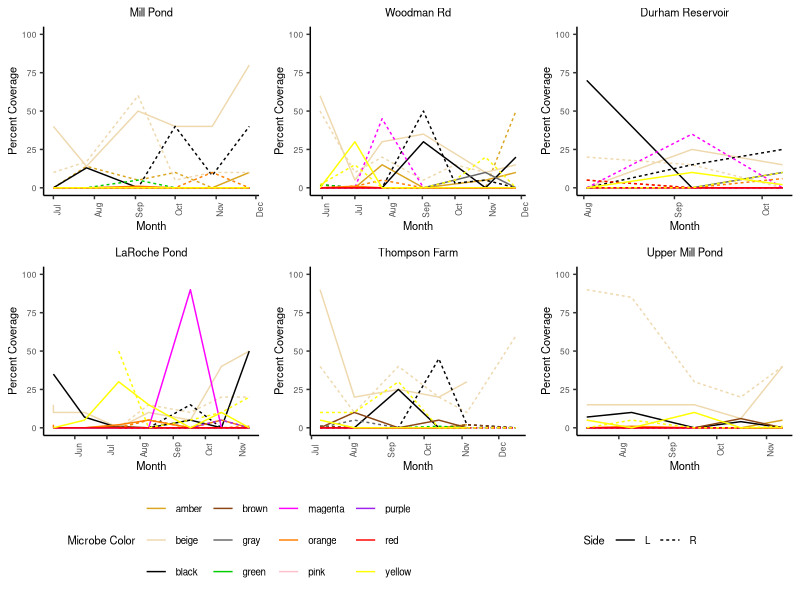
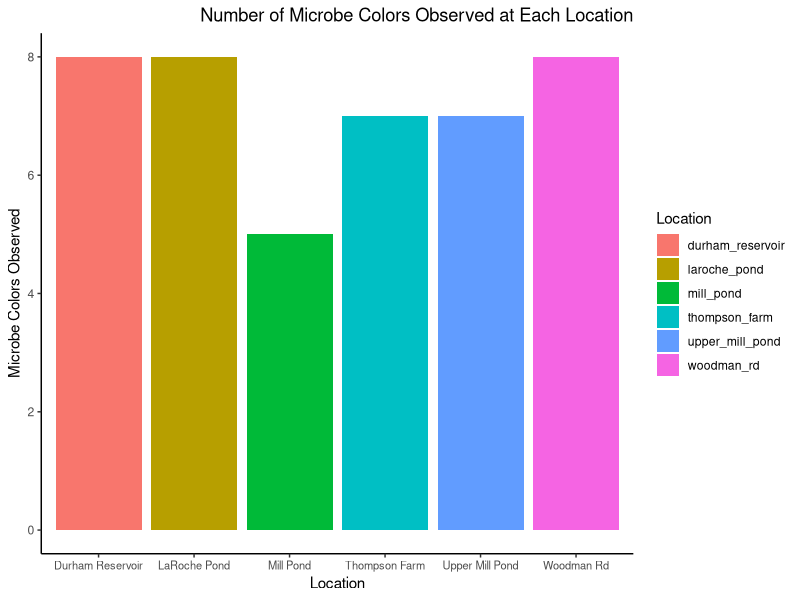
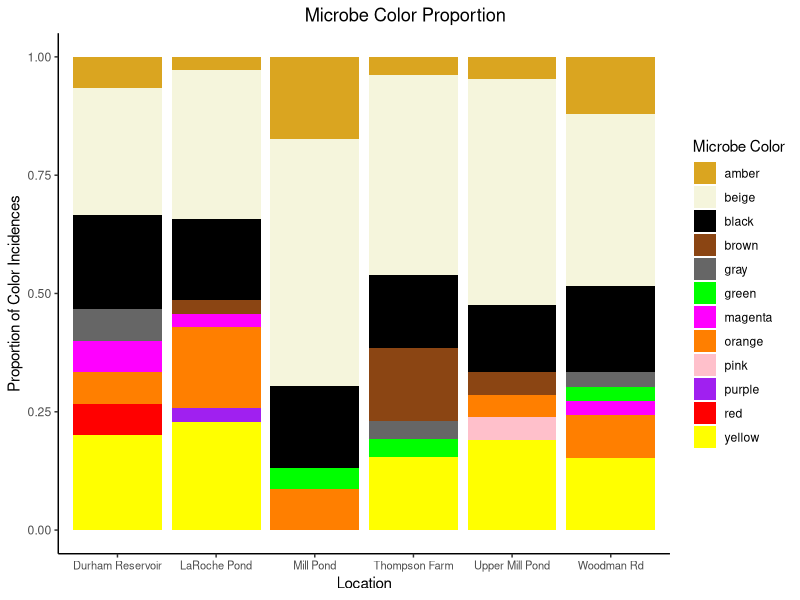
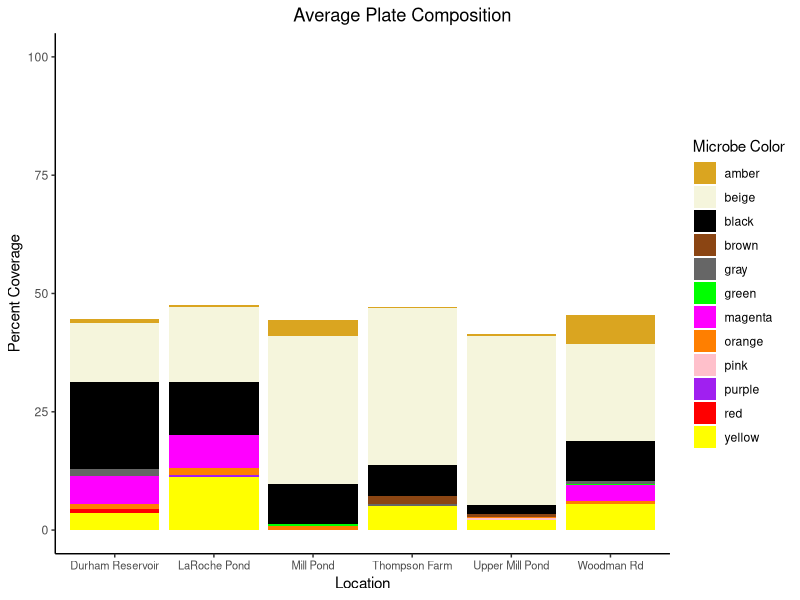

The R script that drew these images, in order:
## ---- chunk 1
knitr::opts_chunk$set(echo = TRUE)
library(ggplot2)
library(tidyverse)
library(lubridate)
library(cowplot)
Plate_Count <- read_csv("finalplatecount.csv")

#fixing errors in data frame

Plate_Count$Date[79] = "7/12/22"

Plate_Count <- Plate_Count %>% 
  mutate_all( ~ifelse(. == "Green", "green", .))

Plate_Count<- Plate_Count %>% 
  mutate_all(~ifelse(. == "light red", "light_red", .))

#renaming color values since I named them poorly when recording data
#also shortening them to fit in figures better

Plate_Count<- Plate_Count %>% 
  mutate_all(~ifelse(. == "light_yellow", "beige", .))

Plate_Count<- Plate_Count %>% 
  mutate_all(~ifelse(. == "pink", "magenta", .))

Plate_Count<- Plate_Count %>% 
  mutate_all(~ifelse(. == "light_red", "pink", .))

Plate_Count<- Plate_Count %>% 
  mutate_all(~ifelse(. == "dark_yellow", "amber", .))

## ---- chunk 2

#generating a new dataframe
make_plot_df <- Plate_Count %>% 
  drop_na(Side) %>% 
  filter(Side != "na") %>% #
  mutate(real_dates = mdy(Date))

#start of matrix: created to show represent every single color at every single sampling date (even when there is 0% coverage, this is represented in the matrix)

#making a list of color names by grabbing unique values in columns 5, 7, 9, and 11
colornames <- unique(unlist(make_plot_df[,c(5,7,9,11)])) 

#creating empty vector that will have columns equal to the length of color names and rows equal to the number of rows in make_plot_df
num_col_abund <- matrix(nrow=nrow(make_plot_df),ncol=length(colornames))

#For loop going through the list of colors: For each color, check the "microbe 1" column (row by row). If the color that is being indexed is present in the row, go to the next column to report the percent coverage. If it is not present in that row, report a zero. Repeats for all "microbe color" columns (5, 7, 9, and 11).
for(i in 1:length(colornames)) {
  
  num_col_abund[,i] <- as.numeric(unlist(sapply(1:nrow(make_plot_df), function(z)
    ifelse(any(make_plot_df[z,c(5,7,9,11)]==colornames[i]),
           make_plot_df[z,c(6,8,10,12)[which(make_plot_df[z,c(5,7,9,11)]==colornames[i])]],
           0))))
}

#setting the column names in the matrix to be the color names
colnames(num_col_abund) <- colornames

#adjusting the matrix to remove columns that include na values
num_col_abund2 <- num_col_abund[,-which(colornames=="na")]
## ---- chunk 3

#11/13: still need to fix dates... decide how we want the dates to appear (same x axis or specific x axis to each location)

#this chunk takes the matrix (num_col_abund2) and puts it into a function to generate line graphs for all the locations and sites at once

#converts matrix (num_col_abund_2) into a new df for plotting
all_colors_df <- data.frame(num_col_abund2) %>% 
  mutate("Location" = make_plot_df$Location,
         "Date" = make_plot_df$real_dates,
         "Side" = make_plot_df$Side) %>% 
  pivot_longer(cols = c(1:12)) 

#changing the data types for plotting purposes
all_colors_df$Location <- as.factor(all_colors_df$Location)
all_colors_df$Date <- as.Date(all_colors_df$Date, format = "%Y-%m-%d")

#open plot_all function: if else statement used to make overall legend in final figure
plot_all <- function(location = NULL) { 
    if (!is.null(location)) { 
      all_colors_plot <- all_colors_df %>% 
        filter(Location == location)
    }
    else {
      all_colors_plot <- all_colors_df
    }
  
   #new data frame made from the matrix that includes all colors necessary for analysis
    all_colors_plot %>% 
    ggplot(aes(x=Date, 
               y=value, 
               color=name, 
               linetype = Side)) +
    geom_line(size=.5) +
    labs(color = "Microbe Color",
         x = "Month",
         y = "Percent Coverage") +
    scale_color_manual(values = c("amber" = "goldenrod", 
                                  "black" = "black", 
                                  "yellow" = "yellow", 
                                  "orange" = "darkorange1",
                                  "beige" = "wheat2", 
                                  "magenta" = "magenta",
                                  "gray" = "gray40",
                                  "green" = "green3",
                                  "brown" = "saddlebrown",
                                  "pink" = "pink",
                                  "red" = "red",
                                  "purple" = "purple")) +
      scale_y_continuous(limits = c(0, 100), 
                         breaks = seq(0, 100, by = 25)) +
    scale_x_date(#limits = c(min(all_colors_df$Date), max(all_colors_df$Date)),
                date_labels = "%b",
                date_breaks = "1 month",
                date_minor_breaks = "1 week") +
    #expand_limits(x = c(as.Date("2022-05-01"), as.Date("2022-12-31"))) +
    theme_classic() +
      theme(axis.text.x = element_text(angle = 90, 
                                       size = 6),
            axis.text.y = element_text(size = 6),
            plot.title = element_text(size = 8, 
                                      hjust = 0.5),
            axis.title = element_text(size = 8),
            legend.title = element_text(size=8))

}
#close plot_all

#open no_function: function for taking away individual legends
no_legend <- function(p) { 
  return(p + theme(legend.position = "none"))
} #close no_legend


#generating individual plots before combining in grid
plotA <- plot_all("mill_pond") + labs(title = "Mill Pond") 
plotB <- plot_all("woodman_rd") + labs(title = "Woodman Rd")
plotC <- plot_all("durham_reservoir") + labs(title = "Durham Reservoir")
plotD <- plot_all("laroche_pond") + labs(title = "LaRoche Pond")
plotE <- plot_all("thompson_farm") + labs(title = "Thompson Farm")
plotF <- plot_all("upper_mill_pond") + labs(title = "Upper Mill Pond")

#generating "color inclusive" legend for "Side"
plot_legend_side <- get_legend(
  plot_all() +
    theme(legend.direction = "horizontal",
          legend.text = element_text(size = 7)) +
    guides(linetype = F))

#generating "color inclusive" legend for "color"
plot_legend_color <- get_legend(
  plot_all() +
    theme(legend.direction = "horizontal",
          legend.text = element_text(size = 7)) +
    guides(color = F))

#removing individual legends ("no_legend" custom function) and putting all the plots into a grid ("plot_grid" from cowplot) without a legend
grid_no_legend <- plot_grid(no_legend(plotA) , no_legend(plotB), no_legend(plotC), no_legend(plotD), no_legend(plotE), no_legend(plotF), ncol = 3)

#legend object that combines side and color data with size
grid_plot_legends <- plot_grid(plot_legend_side, plot_legend_color, rel_widths = c(0.60, 0.40))

#adding the overall legend to the grid using "make_grid_plot" (plots put into grid), and "plot_legend" (legend accounting for all locations)
line_grid_plot <- plot_grid(grid_no_legend, grid_plot_legends, ncol = 1, rel_heights = c(1, 0.25))

#displaying plot
line_grid_plot
## ---- chunk 4

#creating a DF that includes the total microbe colors counted in each location
total_loc_microbe_count <- all_colors_df %>% 
  filter(value >0) %>% 
  group_by(Location, name) %>% 
  summarise(value = n_distinct(Location))

#summing the total microbe colors counted in each location 
location_microbe <- total_loc_microbe_count %>% 
  group_by(Location) %>% 
  summarise(total_colors = sum(value))

#piping total microbe colors into bar graph
location_microbe %>% 
  ggplot(aes(x = Location, 
             y = total_colors, 
             fill = Location)) +
  geom_bar(stat = "identity") +
  labs(x = "Location", 
       y = "Microbe Colors Observed", 
       title = "Number of Microbe Colors Observed at Each Location") +
  scale_x_discrete(labels = c("durham_reservoir" = "Durham Reservoir", 
                              "laroche_pond" = "LaRoche Pond", 
                              "mill_pond" = "Mill Pond",
                              "thompson_farm" = "Thompson Farm",
                              "upper_mill_pond" = "Upper Mill Pond",
                              "woodman_rd" = "Woodman Rd")) +
  theme_classic() +
  theme(axis.text.x = element_text(size = 8),
        plot.title = element_text(hjust = 1))
## ---- chunk 5

#maybe can use as a figure to show the variance in sample sizes
library(knitr)
library(kableExtra)
sample_numbers <- make_plot_df %>% 
  group_by(Location) %>% 
  summarise(Samples = n())

sample_table <- kable(sample_numbers, format = "html", caption = "Number of Samples")

print(sample_table)
## ---- chunk 6

#df with no zeroes
all_colors_df_2 <- all_colors_df %>% 
  filter(value != 0)

#creating stacked bar graph showing the proportion (prop_fig) of microbe color incidences for each location 
prop_fig <- all_colors_df_2 %>% 
  ggplot(aes(x = Location, fill = name)) +
  geom_bar(position = "fill") +
  scale_fill_manual(values = c(
    amber = "goldenrod",
    beige = "beige",
    black = "black",
    orange = "darkorange1",
    magenta = "magenta",
    yellow = "yellow", 
    gray = "gray40",
    green = "green",
    brown = "saddlebrown",
    pink = "pink",
    red = "red",
    purple = "purple")) +
  labs(
    title = "Microbe Color Proportion", 
    y = "Proportion of Color Incidences", 
    x = "Location",
    fill = "Microbe Color") +
  scale_x_discrete(labels = c("durham_reservoir" = "Durham Reservoir", 
                                "laroche_pond" = "LaRoche Pond", 
                                "mill_pond" = "Mill Pond",
                               "thompson_farm" = "Thompson Farm",
                               "upper_mill_pond" = "Upper Mill Pond",
                               "woodman_rd" = "Woodman Rd")) +
  theme_classic() +
   theme(legend.position = "right",
         plot.title = element_text(hjust = 0.6)) +
  theme(axis.text.x = element_text(size = 8))

#displaying proportion stacked bar graph
prop_fig

#creating a new DF that includes the average percentage of each microbe color for each sampling date
avg_percent_colors_2 <- data.frame(num_col_abund2) %>% 
mutate("Location" = make_plot_df$Location,
       "Date" = make_plot_df$real_dates,
       "Side" = make_plot_df$Side) %>% 
group_by(Location) %>% 
summarise(amber = mean(amber), 
          beige = mean(beige),
          black = mean(black),
          orange = mean(orange),
          magenta = mean(magenta),
          yellow = mean(yellow),
          gray = mean(gray),
          green = mean(green),
          brown = mean(brown),
          pink = mean(pink),
          red = mean(red),
          purple = mean(purple)) %>% 
  pivot_longer(cols = c(2:13))

#creating a stacked bar graph showing the average microbe plate composition for each location: if you were to squish all plates from one location into one, this is the "average" plate you would see
avg_plate_fig <- avg_percent_colors_2 %>% 
  ggplot(aes(x = Location, y = value, fill = name)) +
    geom_bar(stat = "identity", position = "stack") +
    scale_x_discrete(labels = c("durham_reservoir" = "Durham Reservoir", 
                                "laroche_pond" = "LaRoche Pond", 
                                "mill_pond" = "Mill Pond",
                               "thompson_farm" = "Thompson Farm",
                               "upper_mill_pond" = "Upper Mill Pond",
                               "woodman_rd" = "Woodman Rd")) +
    labs(title = "Average Plate Composition", 
         y = "Percent Coverage", 
         x = "Location",
         fill = "Microbe Color") +
    scale_fill_manual(values = c(amber = "goldenrod",
                                beige = "beige",
                                black = "black",
                                orange = "darkorange1",
                                magenta = "magenta",
                                yellow = "yellow",
                                gray = "gray40",
                                green = "green",
                                brown = "saddlebrown",
                                pink = "pink",
                                red = "red",
                                purple = "purple")) +
  theme_classic() +
  theme(legend.position = "right",
         plot.title = element_text(hjust = 0.6)) +      
  scale_y_continuous(limits = c(0, 100),
                   breaks = seq(0, 100, by = 25)) +
  theme(axis.text.x = element_text(size = 8))

#displaying average plate figure
avg_plate_fig

## ---- chunk 7
#seasonality - need a DF that breaks dates into seasons (should have spring, summer, fall and winter, but spring/winter will only have one month each (May and December)).
